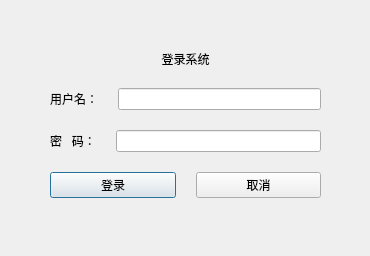
<?xml version="1.0" encoding="UTF-8"?>
<ui version="4.0">
 <class>LoginDialog</class>
 <widget class="QDialog" name="LoginDialog">
  <property name="geometry">
   <rect>
    <x>0</x>
    <y>0</y>
    <width>370</width>
    <height>256</height>
   </rect>
  </property>
  <property name="windowTitle">
   <string>Dialog</string>
  </property>
  <widget class="QWidget" name="horizontalLayoutWidget">
   <property name="geometry">
    <rect>
     <x>30</x>
     <y>30</y>
     <width>311</width>
     <height>191</height>
    </rect>
   </property>
   <layout class="QHBoxLayout" name="horizontalLayout_login" stretch="0">
    <property name="spacing">
     <number>20</number>
    </property>
    <property name="leftMargin">
     <number>20</number>
    </property>
    <property name="topMargin">
     <number>20</number>
    </property>
    <property name="rightMargin">
     <number>20</number>
    </property>
    <property name="bottomMargin">
     <number>20</number>
    </property>
    <item>
     <layout class="QVBoxLayout" name="verticalLayout_2">
      <item>
       <widget class="QLabel" name="label">
        <property name="sizePolicy">
         <sizepolicy hsizetype="Expanding" vsizetype="Fixed">
          <horstretch>0</horstretch>
          <verstretch>0</verstretch>
         </sizepolicy>
        </property>
        <property name="text">
         <string>登录系统</string>
        </property>
        <property name="alignment">
         <set>Qt::AlignmentFlag::AlignCenter</set>
        </property>
       </widget>
      </item>
      <item>
       <layout class="QHBoxLayout" name="horizontalLayout">
        <item>
         <widget class="QLabel" name="label_3">
          <property name="sizePolicy">
           <sizepolicy hsizetype="Fixed" vsizetype="Fixed">
            <horstretch>0</horstretch>
            <verstretch>0</verstretch>
           </sizepolicy>
          </property>
          <property name="text">
           <string>用户名：</string>
          </property>
         </widget>
        </item>
        <item>
         <widget class="QLineEdit" name="username"/>
        </item>
       </layout>
      </item>
      <item>
       <layout class="QHBoxLayout" name="horizontalLayout_4">
        <item>
         <widget class="QLabel" name="label_4">
          <property name="sizePolicy">
           <sizepolicy hsizetype="Fixed" vsizetype="Fixed">
            <horstretch>0</horstretch>
            <verstretch>0</verstretch>
           </sizepolicy>
          </property>
          <property name="text">
           <string>密   码：</string>
          </property>
         </widget>
        </item>
        <item>
         <widget class="QLineEdit" name="password">
          <property name="enabled">
           <bool>true</bool>
          </property>
          <property name="echoMode">
           <enum>QLineEdit::EchoMode::Password</enum>
          </property>
         </widget>
        </item>
       </layout>
      </item>
      <item>
       <layout class="QHBoxLayout" name="horizontalLayout_2">
        <item>
         <widget class="QPushButton" name="btn_login">
          <property name="sizePolicy">
           <sizepolicy hsizetype="Expanding" vsizetype="Fixed">
            <horstretch>0</horstretch>
            <verstretch>0</verstretch>
           </sizepolicy>
          </property>
          <property name="text">
           <string>登录</string>
          </property>
         </widget>
        </item>
        <item>
         <widget class="QPushButton" name="btn_Cancle">
          <property name="sizePolicy">
           <sizepolicy hsizetype="Expanding" vsizetype="Fixed">
            <horstretch>0</horstretch>
            <verstretch>0</verstretch>
           </sizepolicy>
          </property>
          <property name="text">
           <string>取消</string>
          </property>
         </widget>
        </item>
       </layout>
      </item>
     </layout>
    </item>
   </layout>
  </widget>
 </widget>
 <resources/>
 <connections/>
</ui>
